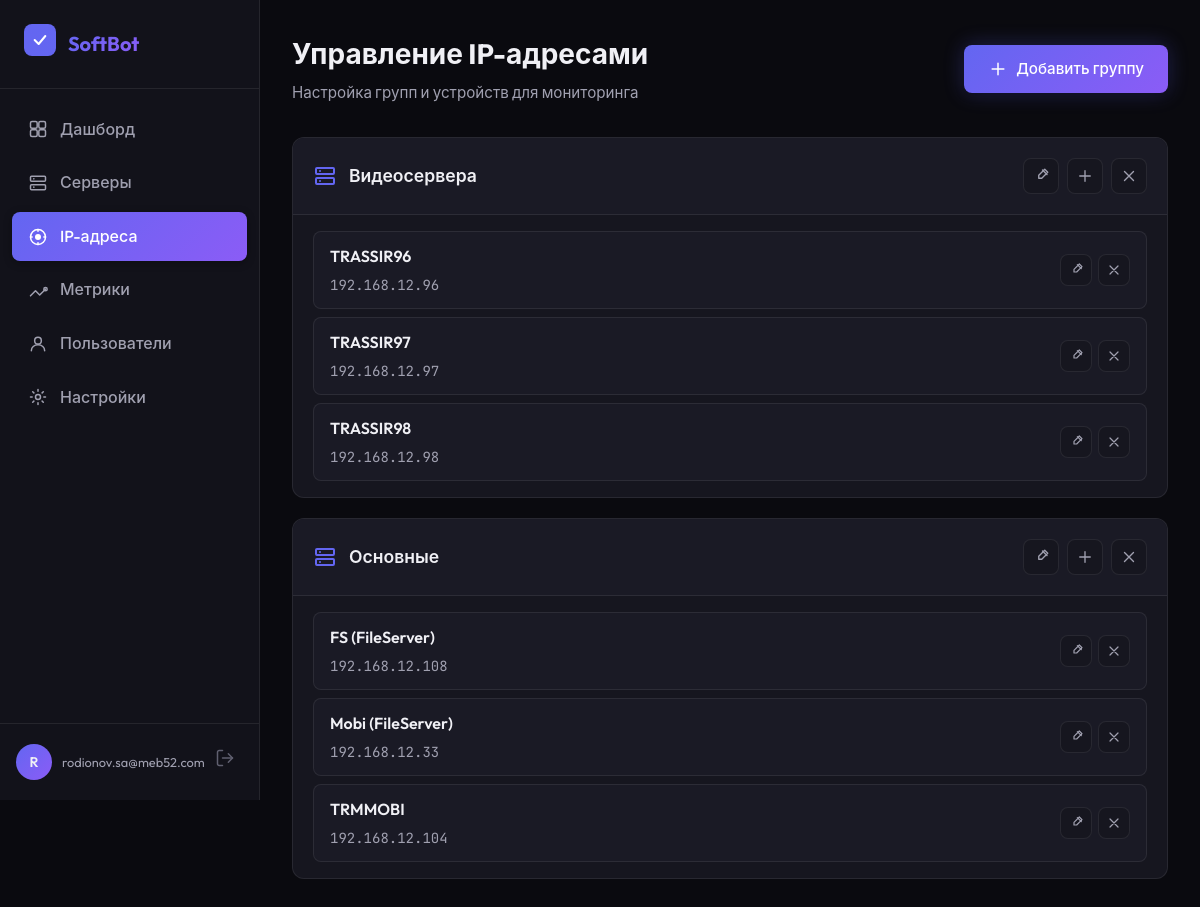
Screenshot of /ip-addresses (signed in) with the database file from the repository.
### tables this page shows
CREATE TABLE servers (
                    id INTEGER PRIMARY KEY AUTOINCREMENT,
                    name TEXT NOT NULL,
                    ip TEXT NOT NULL,
                    server_group TEXT NOT NULL,
                    first_seen TIMESTAMP DEFAULT CURRENT_TIMESTAMP,
                    last_seen TIMESTAMP DEFAULT CURRENT_TIMESTAMP,
                    UNIQUE(name, server_group)
                );

### modules/web_admin.py (the view)
@app.route('/ip-addresses')
@login_required
def ip_addresses():
    groups = load_ip_groups()
    return render_template('ip_addresses.html',
                          user_email=session['user_email'],
                          groups=groups)

### modules/handlers/ip_manager.py (called while the page is built)
def load_ip_groups() -> List[Dict]:
    try:
        db = get_db()
        groups = db.get_all_servers_list()
        logger.debug(f"Loaded {len(groups)} IP groups from database")
        return groups
    except Exception as e:
        logger.error(f"Error loading IP groups from database: {e}")
        return []

### modules/handlers/monitor_db.py (called while the page is built)
def get_db() -> MonitorDatabase:
    global _db
    if _db is None:
        _db = MonitorDatabase()
    return _db

    def _get_connection(self) -> sqlite3.Connection:
        conn = sqlite3.connect(str(self.db_path))
        conn.row_factory = sqlite3.Row
        return conn

    def get_all_servers_grouped(self) -> Dict[str, List[Dict]]:
        with self._get_connection() as conn:
            cursor = conn.cursor()
            cursor.execute("""
                SELECT name, ip, server_group
                FROM servers
                ORDER BY server_group, name
            """)
            groups = {}
            for row in cursor.fetchall():
                group_name = row['server_group']
                if group_name not in groups:
                    groups[group_name] = []
                groups[group_name].append({
                    'name': row['name'],
                    'ip': row['ip']
                })
            return groups

    def get_all_servers_list(self) -> List[Dict]:
        groups_dict = self.get_all_servers_grouped()
        return [
            {
                'name': group_name,
                'devices': devices
            }
            for group_name, devices in groups_dict.items()
        ]

### modules/web_admin.py (called while the page is built)
def login_required(f):
    @wraps(f)
    def decorated_function(*args, **kwargs):
        if 'user_email' not in session:
            return redirect(url_for('login'))
        session.permanent = True
        return f(*args, **kwargs)
    return decorated_function

### templates/ip_addresses.html (shortened to what this page needs)
{% extends 'base.html' %}
{% block body_class %}dashboard-page{% endblock %}
{% block content %}
<div class="app-layout">
    <aside class="sidebar">
        <div class="sidebar-header">
            <div class="logo-small">
            </div>
            <span class="logo-text">SoftBot</span>
        </div>
        <nav class="sidebar-nav">
            <a href="{{ url_for('dashboard') }}" class="nav-item">
                Дашборд
            </a>
            <a href="{{ url_for('servers') }}" class="nav-item">
                Серверы
            </a>
            <a href="{{ url_for('ip_addresses') }}" class="nav-item active">
                <svg width="20" height="20" viewBox="0 0 20 20" fill="none">
                    <circle cx="10" cy="10" r="7.5" stroke="currentColor" stroke-width="1.5"/>
                    <circle cx="10" cy="10" r="3" fill="currentColor"/>
                    <path d="M10 2.5V4.17M10 15.83V17.5M17.5 10H15.83M4.17 10H2.5" stroke="currentColor" stroke-width="1.5" stroke-linecap="round"/>
                </svg>
                IP-адреса
            </a>
            <a href="{{ url_for('metrics') }}" class="nav-item">
                <svg width="20" height="20" viewBox="0 0 20 20" fill="none">
                    <path d="M2.5 15.83L7.5 10.83L11.67 15L17.5 9.17" stroke="currentColor" stroke-width="1.5" stroke-linecap="round" stroke-linejoin="round"/>
                    <circle cx="17.5" cy="9.17" r="1.67" stroke="currentColor" stroke-width="1.5"/>
                </svg>
                Метрики
            </a>
            <a href="{{ url_for('users') }}" class="nav-item">
                <svg width="20" height="20" viewBox="0 0 20 20" fill="none">
                    <circle cx="10" cy="6.67" r="3.33" stroke="currentColor" stroke-width="1.5"/>
                    <path d="M3.33 16.67C3.33 13.33 6.11 10.83 10 10.83C13.89 10.83 16.67 13.33 16.67 16.67" stroke="currentColor" stroke-width="1.5" stroke-linecap="round"/>
                </svg>
                Пользователи
            </a>
            <a href="{{ url_for('settings') }}" class="nav-item">
                Настройки
            </a>
        </nav>
        <div class="sidebar-footer">
            <div class="user-info">
                <div class="user-avatar">{{ user_email[0].upper() }}</div>
                <div class="user-details">
                    <span class="user-email">{{ user_email }}</span>
                </div>
            </div>
            <a href="{{ url_for('logout') }}" class="logout-btn" title="Выйти">
            </a>
        </div>
    </aside>
    <main class="main-content">
        <header class="page-header">
            <div class="header-title">
                <h1>Управление IP-адресами</h1>
                <p>Настройка групп и устройств для мониторинга</p>
            </div>
            <div class="header-actions">
                <button onclick="showAddGroupModal()" class="btn btn-primary">
                    <svg width="20" height="20" viewBox="0 0 20 20" fill="none">
                        <path d="M10 4.17V15.83M4.17 10H15.83" stroke="currentColor" stroke-width="1.5" stroke-linecap="round"/>
                    </svg>
                    Добавить группу
                </button>
            </div>
        </header>
        <div id="groups-container">
            {% if groups %}
                {% for group in groups %}
                <div class="ip-group-card" data-group-name="{{ group.name }}">
                    <div class="ip-group-header">
                        <div class="ip-group-title">
                            <h2 class="group-name-display">{{ group.name }}</h2>
                        </div>
                        <div class="ip-group-actions">
                            <button onclick="editGroupName('{{ group.name }}')" class="btn-icon" title="Редактировать">
                                <svg width="18" height="18" viewBox="0 0 20 20" fill="none">
                                    <path d="M11.67 3.33L16.67 8.33M14.17 2.5L17.5 5.83L10.83 12.5H7.5V9.17L14.17 2.5Z" stroke="currentColor" stroke-width="1.5" stroke-linecap="round" stroke-linejoin="round"/>
                                </svg>
                            </button>
                            <button onclick="showAddDeviceModal('{{ group.name }}')" class="btn-icon" title="Добавить устройство">
                                <svg width="18" height="18" viewBox="0 0 20 20" fill="none">
                                    <path d="M10 4.17V15.83M4.17 10H15.83" stroke="currentColor" stroke-width="1.5" stroke-linecap="round"/>
                                </svg>
                            </button>
                            <button onclick="deleteGroup('{{ group.name }}')" class="btn-icon btn-icon-danger" title="Удалить группу">
                                <svg width="18" height="18" viewBox="0 0 20 20" fill="none">
                                    <path d="M5 5L15 15M15 5L5 15" stroke="currentColor" stroke-width="1.5" stroke-linecap="round"/>
                                </svg>
                            </button>
                        </div>
                    </div>
                    <div class="ip-devices-list">
                        {% if group.devices %}
                            {% for device in group.devices %}
                            <div class="ip-device-item" data-device-name="{{ device.name }}">
                                <div class="device-info">
                                    <div class="device-name">{{ device.name }}</div>
                                    <div class="device-ip">{{ device.ip }}</div>
                                </div>
                                <div class="device-actions">
                                    <button onclick="editDevice('{{ group.name }}', '{{ device.name }}', '{{ device.ip }}')" class="btn-icon" title="Редактировать">
                                        <svg width="16" height="16" viewBox="0 0 20 20" fill="none">
                                            <path d="M11.67 3.33L16.67 8.33M14.17 2.5L17.5 5.83L10.83 12.5H7.5V9.17L14.17 2.5Z" stroke="currentColor" stroke-width="1.5" stroke-linecap="round" stroke-linejoin="round"/>
                                        </svg>
                                    </button>
                                    <button onclick="deleteDevice('{{ group.name }}', '{{ device.name }}')" class="btn-icon btn-icon-danger" title="Удалить">
                                        <svg width="16" height="16" viewBox="0 0 20 20" fill="none">
                                            <path d="M5 5L15 15M15 5L5 15" stroke="currentColor" stroke-width="1.5" stroke-linecap="round"/>
                                        </svg>
                                    </button>
                                </div>
                            </div>
                            {% endfor %}
                        {% endif %}
                    </div>
                </div>
                {% endfor %}
            {% endif %}
        </div>
    </main>
</div>
{% endblock %}

### rows the page displays
servers: name "Видеосервера", name "TRASSIR96", ip "192.168.12.96"
servers: name "TRASSIR97", ip "192.168.12.97"
servers: name "TRASSIR98", ip "192.168.12.98"
servers: name "Основные", name "FS (FileServer)", ip "192.168.12.108"
servers: name "Mobi (FileServer)", ip "192.168.12.33"
servers: name "TRMMOBI", ip "192.168.12.104"

### other values shown
{{ user_email[0].upper() }} "R"
{{ user_email }} "rodionov.sa@meb52.com"
